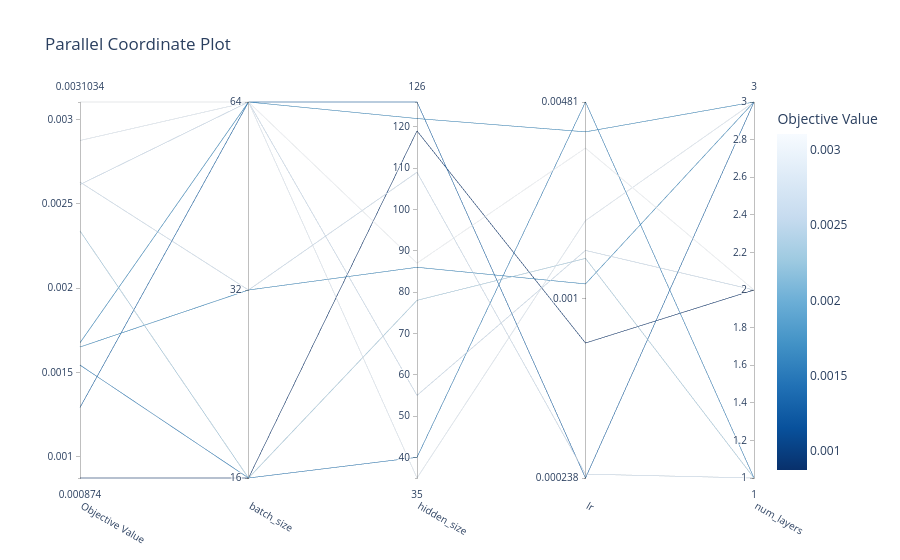

Notebook source saved alongside this figure:
### Code cell
vis.plot_parallel_coordinate(study)

### Figure 1 — Plotly figure (JSON) as saved in the notebook; plotly's stock layout.template omitted (floating-point values rounded to 4 significant figures)
{"data": [{"dimensions": [{"label": "Objective Value", "range": [0.000874, 0.003103], "values": [0.001544, 0.002339, 0.000874, 0.001651, 0.002629, 0.001292, 0.002614, 0.003103, 0.001676, 0.002875]}, {"label": "batch_size", "range": [0, 2], "ticktext": ["16", "32", "64"], "tickvals": [0, 1, 2], "values": [0, 0, 0, 1, 1, 2, 2, 2, 2, 2]}, {"label": "hidden_size", "range": [35, 126], "values": [40, 78, 119, 86, 109, 126, 55, 87, 122, 35]}, {"label": "lr", "range": [-3.624, -2.318], "ticktext": ["0.000238", "0.001", "0.00481"], "tickvals": [-3.624, -3, -2.318], "values": [-2.318, -2.861, -3.155, -2.95, -3.61, -3.624, -2.834, -2.478, -2.422, -2.73]}, {"label": "num_layers", "range": [1, 3], "values": [1, 1, 2, 3, 1, 3, 2, 2, 3, 3]}], "labelangle": 30, "labelside": "bottom", "line": {"color": [0.001544, 0.002339, 0.000874, 0.001651, 0.002629, 0.001292, 0.002614, 0.003103, 0.001676, 0.002875], "colorbar": {"title": {"text": "Objective Value"}}, "colorscale": [[0, "rgb(247,251,255)"], [0.125, "rgb(222,235,247)"], [0.25, "rgb(198,219,239)"], [0.375, "rgb(158,202,225)"], [0.5, "rgb(107,174,214)"], [0.625, "rgb(66,146,198)"], [0.75, "rgb(33,113,181)"], [0.875, "rgb(8,81,156)"], [1, "rgb(8,48,107)"]], "reversescale": true, "showscale": true}, "type": "parcoords"}], "layout": {"title": {"text": "Parallel Coordinate Plot"}}}
